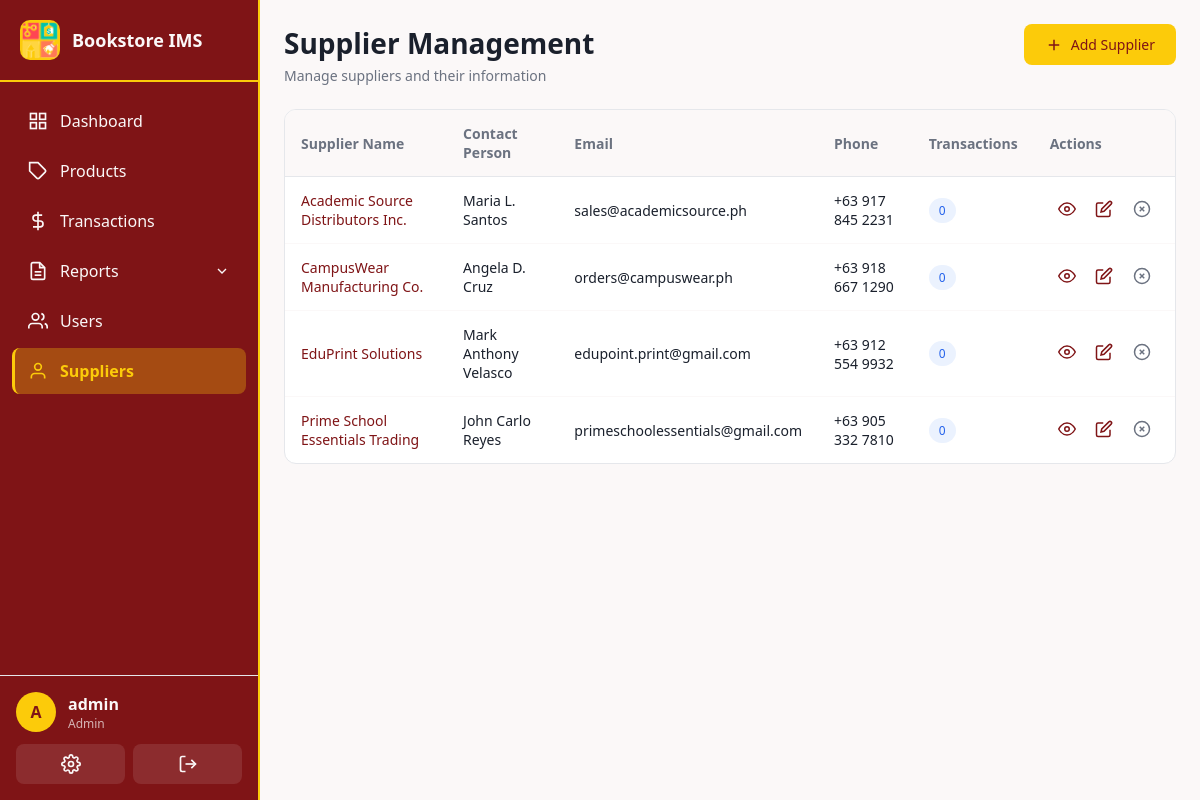
/suppliers/ (signed in), run on an earlier commit of the app's database.
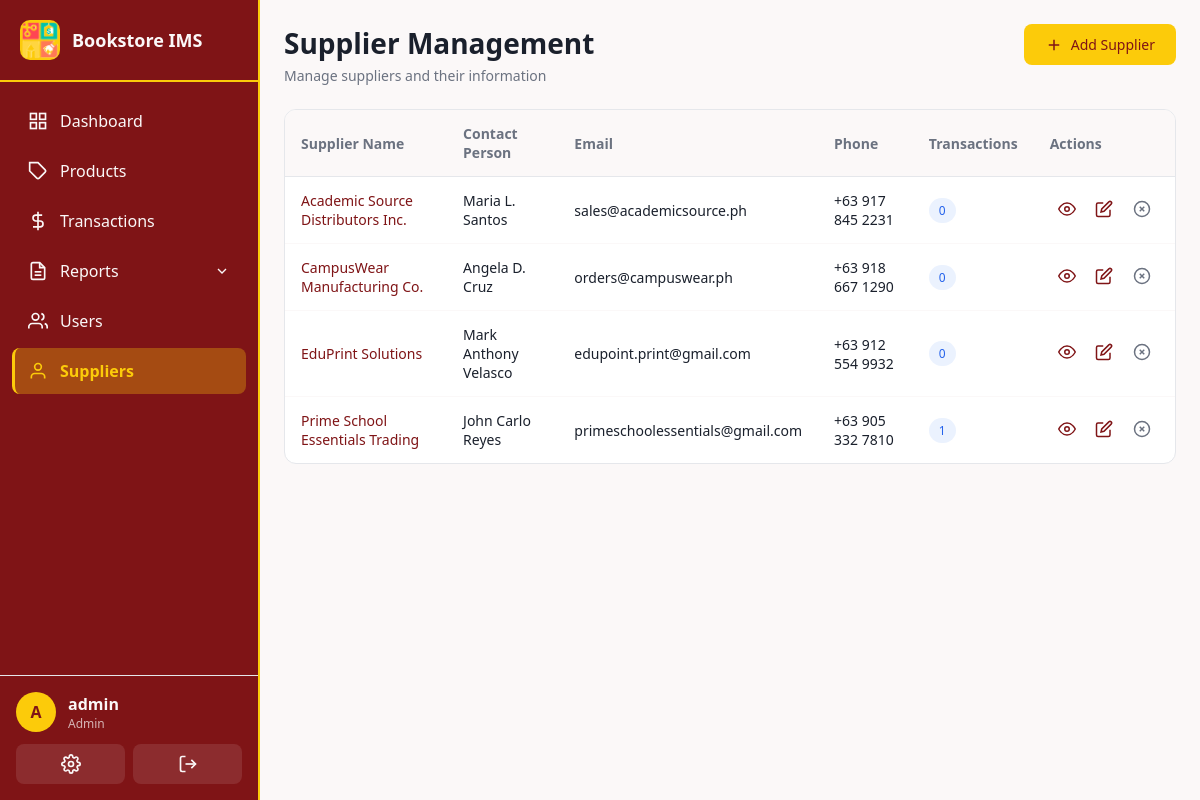
And on a later commit of the database.
### app/models.py (models this page shows, shortened)
class Supplier(db.Model):
    __tablename__ = 'suppliers'
    id = db.Column(db.Integer, primary_key=True)
    name = db.Column(db.String(200), unique=True, nullable=False)
    contact_person = db.Column(db.String(100))
    email = db.Column(db.String(120))
    phone = db.Column(db.String(20))
    address = db.Column(db.Text)
    notes = db.Column(db.Text)
    is_active = db.Column(db.Boolean, default=True)
    created_at = db.Column(db.DateTime, default=datetime.utcnow)
    updated_at = db.Column(db.DateTime, default=datetime.utcnow, onupdate=datetime.utcnow)
    transactions = db.relationship('Transaction', backref='supplier', lazy='dynamic')

### app/routes/suppliers.py (the view)
@suppliers_bp.route('/')
@login_required
@admin_required
def list_suppliers():
    suppliers = Supplier.query.filter_by(is_active=True).order_by(Supplier.name).all()
    return render_template('suppliers/list.html', suppliers=suppliers)

### app/__init__.py (called while the page is built)
@login_manager.user_loader
def load_user(user_id):
    return db.session.get(User, int(user_id))

### app/models.py (called while the page is built)
    def is_admin(self):
        return self.role == Role.ADMIN

### app/templates/suppliers/list.html (shortened to what this page needs)
{% extends "base.html" %}
{% block content %}
<div class="page-header">
  <div class="page-header-left">
    <h1>Supplier Management</h1>
    <p class="page-subtitle">Manage suppliers and their information</p>
  </div>
  <div class="page-header-right">
    <a href="{{ url_for('suppliers.add_supplier') }}" class="btn btn-primary">
      <svg viewBox="0 0 24 24" fill="none" stroke="currentColor" stroke-width="2">
        <line x1="12" y1="5" x2="12" y2="19"></line>
        <line x1="5" y1="12" x2="19" y2="12"></line>
      </svg>
      Add Supplier
    </a>
  </div>
</div>
{% if not suppliers %}
<div class="empty-state">
  <svg viewBox="0 0 24 24" fill="none" stroke="currentColor" stroke-width="2">
    <path d="M20 21v-2a4 4 0 0 0-4-4H8a4 4 0 0 0-4 4v2"></path>
    <circle cx="12" cy="7" r="4"></circle>
  </svg>
  <h3>No suppliers yet</h3>
  <p>Create your first supplier to get started</p>
  <a href="{{ url_for('suppliers.add_supplier') }}" class="btn btn-primary">Add Supplier</a>
</div>
{% else %}
<div class="table-card">
  <table class="data-table">
    <thead>
      <tr>
        <th>Supplier Name</th>
        <th>Contact Person</th>
        <th>Email</th>
        <th>Phone</th>
        <th>Transactions</th>
        <th>Actions</th>
      </tr>
    </thead>
    <tbody>
      {% for supplier in suppliers %}
      <tr>
        <td>
          <a href="{{ url_for('suppliers.view_supplier', id=supplier.id) }}" class="link-primary">
            {{ supplier.name }}
          </a>
        </td>
        <td>{{ supplier.contact_person or '-' }}</td>
        <td>{{ supplier.email or '-' }}</td>
        <td>{{ supplier.phone or '-' }}</td>
        <td>
          <span class="badge badge-info">{{ supplier.transactions.count() }}</span>
        </td>
        <td class="actions-cell">
          <a href="{{ url_for('suppliers.view_supplier', id=supplier.id) }}" class="btn-icon" title="View">
            <svg viewBox="0 0 24 24" fill="none" stroke="currentColor" stroke-width="2">
              <path d="M1 12s4-8 11-8 11 8 11 8-4 8-11 8-11-8-11-8z"></path>
              <circle cx="12" cy="12" r="3"></circle>
            </svg>
          </a>
          <a href="{{ url_for('suppliers.edit_supplier', id=supplier.id) }}" class="btn-icon" title="Edit">
            <svg viewBox="0 0 24 24" fill="none" stroke="currentColor" stroke-width="2">
              <path d="M11 4H4a2 2 0 0 0-2 2v14a2 2 0 0 0 2 2h14a2 2 0 0 0 2-2v-7"></path>
              <path d="M18.5 2.5a2.121 2.121 0 0 1 3 3L12 15l-4 1 1-4 9.5-9.5z"></path>
            </svg>
          </a>
          <form method="POST" action="{{ url_for('suppliers.delete_supplier', id=supplier.id) }}" style="display: inline;"
                onsubmit="return confirm('Are you sure you want to deactivate this supplier?')">
            <button type="submit" class="btn-icon danger" title="Deactivate">
              <svg viewBox="0 0 24 24" fill="none" stroke="currentColor" stroke-width="2">
                <circle cx="12" cy="12" r="10"></circle>
                <line x1="15" y1="9" x2="9" y2="15"></line>
                <line x1="9" y1="9" x2="15" y2="15"></line>
              </svg>
            </button>
          </form>
        </td>
      </tr>
      {% endfor %}
    </tbody>
  </table>
</div>
{% endif %}
{% endblock %}

What changed in the data, as far as the page shows it:
changed Supplier "Prime School Essentials Trading": transactions.count "0" → "1"
